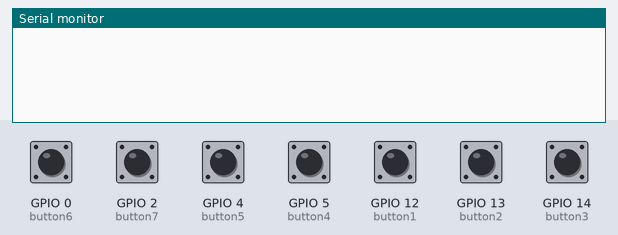
A sketch run on a simulated ESP8266 (NodeMCU). Shown: the last lines printed to the serial monitor. The inputs (shaded band) are chosen by the test bench; at power-on: GPIO 0 (button6), GPIO 2 (button7), GPIO 4 (button5), GPIO 5 (button4), GPIO 12 (button1), GPIO 13 (button2), GPIO 14 (button3) HIGH.

Above: at 1.2 s.
1.3 s: GPIO 0 (button6) pulled LOW for 0.15 s
At 2.4 s:
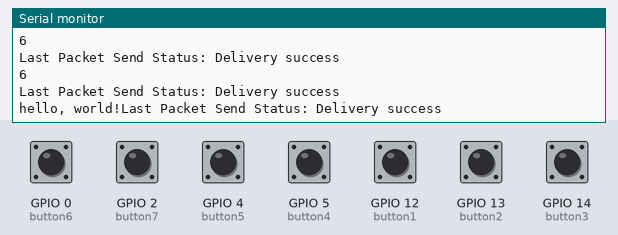
2.9 s: GPIO 2 (button7) pulled LOW for 0.15 s
At 3.01 s:
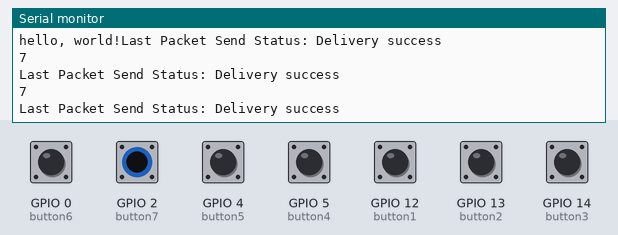
4.5 s: GPIO 4 (button5) pulled LOW for 0.15 s
At 5.8 s:
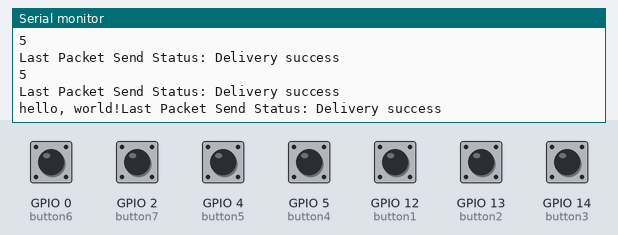
6.1 s: GPIO 5 (button4) pulled LOW for 0.15 s
At 7.2 s:
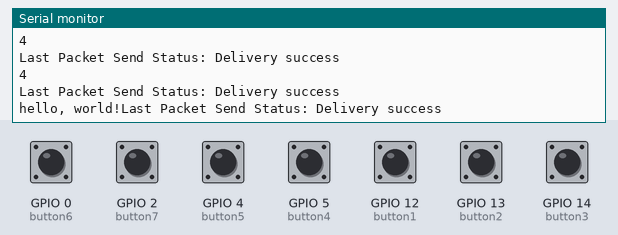
7.7 s: GPIO 12 (button1) pulled LOW for 0.15 s
At 8.5 s:
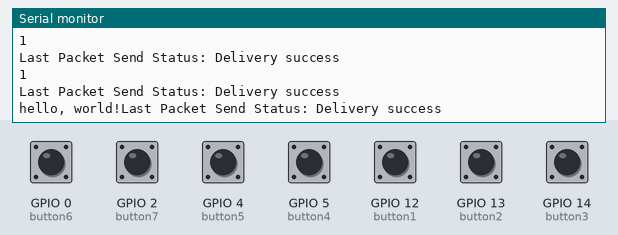
9.3 s: GPIO 13 (button2) pulled LOW for 0.15 s
At 10.9 s:
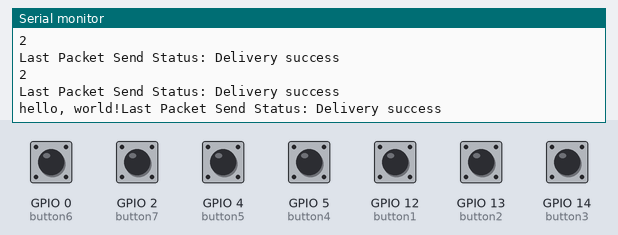
Timing chart, 0 to 11.9 s (numbered marks = the images above; inputs shaded):
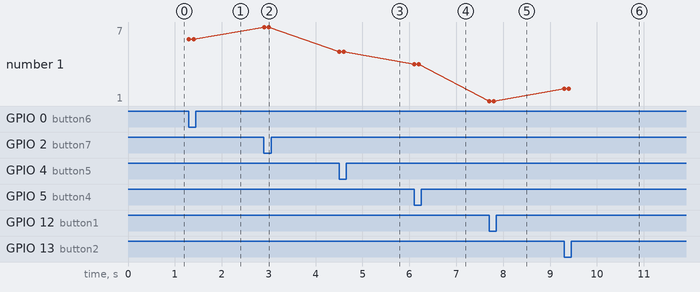

The sketch:

ESPnow_Controller.ino
```cpp
#include <ESP8266WiFi.h>
#include <espnow.h>

//int LED = 2;

int button1 = 12; //D6
int button2 = 13; //D7
int button3 = 14; //D5
int button4 = 5;  //D1
int button5 = 4;  //D2
int button6 = 0;  //D3
int button7 = 2;  //D4
//int button8 = 3;  //RX


int passFlag = 0;


typedef struct struct_message {
  int a;
} struct_message;

// Create a struct_message called myData
struct_message myData;


// REPLACE WITH RECEIVER MAC Address
uint8_t broadcastAddress[] = {0x48, 0x55, 0x19, 0x00, 0x50, 0x61};

// Callback when data is sent
void OnDataSent(uint8_t *mac_addr, uint8_t sendStatus) {
  Serial.print("Last Packet Send Status: ");
  if (sendStatus == 0){
    Serial.println("Delivery success");
  }
  else{
    Serial.println("Delivery fail");
  }
}

void setup() {
  // Init Serial Monitor
  Serial.begin(115200);

  // Set device as a Wi-Fi Station
  WiFi.mode(WIFI_STA);

  // Init ESP-NOW
  if (esp_now_init() != 0) {
    Serial.println("Error initializing ESP-NOW");
    return;
  }

     pinMode(button1, INPUT_PULLUP);
     pinMode(button2, INPUT_PULLUP);
     pinMode(button3, INPUT_PULLUP);
     pinMode(button4, INPUT_PULLUP);
     pinMode(button5, INPUT_PULLUP);
     pinMode(button6, INPUT_PULLUP);
     pinMode(button7, INPUT_PULLUP);
     //pinMode(button8, INPUT_PULLUP);
   // Define pin #2 as output, for the LED
   //pinMode(LED, OUTPUT);

  // Once ESPNow is successfully Init, we will register for Send CB to
  // get the status of Trasnmitted packet
  esp_now_set_self_role(ESP_NOW_ROLE_CONTROLLER);
  esp_now_register_send_cb(OnDataSent);

  // Register peer
  esp_now_add_peer(broadcastAddress, ESP_NOW_ROLE_SLAVE, 1, NULL, 0);
}

void loop() {
   int buttonValue1 = digitalRead(button1);
   int buttonValue2 = digitalRead(button2);
   int buttonValue3 = digitalRead(button3);
   int buttonValue4 = digitalRead(button4);
   int buttonValue5 = digitalRead(button5);
   int buttonValue6 = digitalRead(button6);
   int buttonValue7 = digitalRead(button7);
   //int buttonValue8 = digitalRead(button8);


//------------------------------BUTON 1-----------------------------------------------
   if (buttonValue1 == LOW){
    //digitalWrite(LED,LOW);
    myData.a = 1;
    passFlag = 1;
    Serial.println(myData.a);
   esp_now_send(broadcastAddress, (uint8_t *) &myData, sizeof(myData));
   delay(100);
//------------------------------BUTON 2-----------------------------------------------
   } else if (buttonValue2 == LOW){
     myData.a = 2;
     passFlag = 1;
     Serial.println(myData.a);
   esp_now_send(broadcastAddress, (uint8_t *) &myData, sizeof(myData));
   delay(100);
//------------------------------BUTON 3-----------------------------------------------
   } else if (buttonValue3 == LOW){
     myData.a = 3;
     passFlag = 1;
     Serial.println(myData.a);
   esp_now_send(broadcastAddress, (uint8_t *) &myData, sizeof(myData));
   delay(100);
//------------------------------BUTON 4-----------------------------------------------
   } else if (buttonValue4 == LOW){
     myData.a = 4;
     passFlag = 1;
     Serial.println(myData.a);
   esp_now_send(broadcastAddress, (uint8_t *) &myData, sizeof(myData));
   delay(100);
//------------------------------BUTON 5-----------------------------------------------
   } else if (buttonValue5 == LOW){
     myData.a = 5;
     passFlag = 1;
     Serial.println(myData.a);
   esp_now_send(broadcastAddress, (uint8_t *) &myData, sizeof(myData));
   delay(100);
//------------------------------BUTON 6-----------------------------------------------
   } else if (buttonValue6 == LOW){
     myData.a = 6;
     passFlag = 1;
     Serial.println(myData.a);
   esp_now_send(broadcastAddress, (uint8_t *) &myData, sizeof(myData));
   delay(100);
//------------------------------BUTON 7-----------------------------------------------
   } else if (buttonValue7 == LOW){
     myData.a = 7;
     passFlag = 1;
     Serial.println(myData.a);
   esp_now_send(broadcastAddress, (uint8_t *) &myData, sizeof(myData));
   delay(100);

   } else {
      // Otherwise, turn the LED off
        if (passFlag == 1) {
        Serial.print("hello, world!");// Display on Serial monitor
        myData.a = 0;
        esp_now_send(broadcastAddress, (uint8_t *) &myData, sizeof(myData));
         passFlag++;                     // Increment passFlag
  }
   }
}
```

Measured:
- after the input at 1.3 s, the serial monitor: prints a new line at once (image 1)
- after the input at 2.9 s, the serial monitor: prints a new line at once (image 2)
- after the input at 4.5 s, the serial monitor: prints a new line at once (image 3)
- after the input at 6.1 s, the serial monitor: prints a new line at once (image 4)
- after the input at 7.7 s, the serial monitor: prints a new line at once (image 5)
- after the input at 9.3 s, the serial monitor: prints a new line at once (image 6)
- plotted number 1: 6 → 7 after the input at 2.9 s, 7 → 5 after the input at 4.5 s, 5 → 4 after the input at 6.1 s, 4 → 1 after the input at 7.7 s, 1 → 2 after the input at 9.3 s
